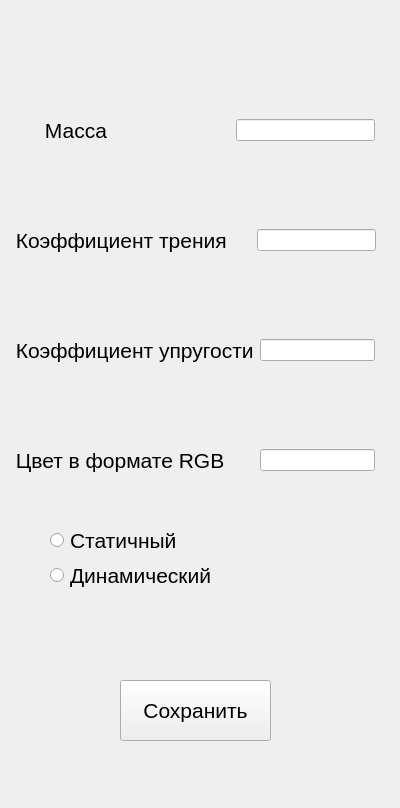
<?xml version="1.0" encoding="UTF-8"?>
<ui version="4.0">
 <class>Form</class>
 <widget class="QWidget" name="Form">
  <property name="geometry">
   <rect>
    <x>0</x>
    <y>0</y>
    <width>400</width>
    <height>808</height>
   </rect>
  </property>
  <property name="windowTitle">
   <string>Form</string>
  </property>
  <widget class="QWidget" name="horizontalLayoutWidget">
   <property name="geometry">
    <rect>
     <x>10</x>
     <y>90</y>
     <width>365</width>
     <height>80</height>
    </rect>
   </property>
   <layout class="QHBoxLayout" name="horizontalLayout">
    <item>
     <widget class="QLabel" name="mass">
      <property name="font">
       <font>
        <pointsize>16</pointsize>
       </font>
      </property>
      <property name="text">
       <string>      Масса                     </string>
      </property>
     </widget>
    </item>
    <item>
     <widget class="QLineEdit" name="line_mass"/>
    </item>
   </layout>
  </widget>
  <widget class="QWidget" name="horizontalLayoutWidget_2">
   <property name="geometry">
    <rect>
     <x>10</x>
     <y>200</y>
     <width>366</width>
     <height>80</height>
    </rect>
   </property>
   <layout class="QHBoxLayout" name="horizontalLayout_2">
    <item>
     <widget class="QLabel" name="friction">
      <property name="font">
       <font>
        <pointsize>16</pointsize>
       </font>
      </property>
      <property name="text">
       <string> Коэффициент трения    </string>
      </property>
     </widget>
    </item>
    <item>
     <widget class="QLineEdit" name="line_friction"/>
    </item>
   </layout>
  </widget>
  <widget class="QWidget" name="horizontalLayoutWidget_3">
   <property name="geometry">
    <rect>
     <x>10</x>
     <y>310</y>
     <width>365</width>
     <height>80</height>
    </rect>
   </property>
   <layout class="QHBoxLayout" name="horizontalLayout_3">
    <item>
     <widget class="QLabel" name="elasticity">
      <property name="font">
       <font>
        <pointsize>16</pointsize>
       </font>
      </property>
      <property name="text">
       <string> Коэффициент упругости</string>
      </property>
     </widget>
    </item>
    <item>
     <widget class="QLineEdit" name="line_elasticity"/>
    </item>
   </layout>
  </widget>
  <widget class="QLabel" name="label">
   <property name="geometry">
    <rect>
     <x>30</x>
     <y>15</y>
     <width>341</width>
     <height>41</height>
    </rect>
   </property>
   <property name="font">
    <font>
     <pointsize>16</pointsize>
    </font>
   </property>
   <property name="layoutDirection">
    <enum>Qt::LeftToRight</enum>
   </property>
   <property name="text">
    <string/>
   </property>
  </widget>
  <widget class="QWidget" name="horizontalLayoutWidget_4">
   <property name="geometry">
    <rect>
     <x>10</x>
     <y>420</y>
     <width>365</width>
     <height>80</height>
    </rect>
   </property>
   <layout class="QHBoxLayout" name="horizontalLayout_4">
    <item>
     <widget class="QLabel" name="elasticity_2">
      <property name="font">
       <font>
        <pointsize>16</pointsize>
       </font>
      </property>
      <property name="text">
       <string> Цвет в формате RGB     </string>
      </property>
     </widget>
    </item>
    <item>
     <widget class="QLineEdit" name="line_elasticity_2"/>
    </item>
   </layout>
  </widget>
  <widget class="QPushButton" name="save">
   <property name="geometry">
    <rect>
     <x>120</x>
     <y>680</y>
     <width>151</width>
     <height>61</height>
    </rect>
   </property>
   <property name="font">
    <font>
     <pointsize>16</pointsize>
    </font>
   </property>
   <property name="text">
    <string>Сохранить</string>
   </property>
  </widget>
  <widget class="QRadioButton" name="radioButton">
   <property name="geometry">
    <rect>
     <x>50</x>
     <y>530</y>
     <width>171</width>
     <height>21</height>
    </rect>
   </property>
   <property name="font">
    <font>
     <pointsize>16</pointsize>
    </font>
   </property>
   <property name="text">
    <string>Статичный</string>
   </property>
  </widget>
  <widget class="QRadioButton" name="radioButton_2">
   <property name="geometry">
    <rect>
     <x>50</x>
     <y>560</y>
     <width>161</width>
     <height>31</height>
    </rect>
   </property>
   <property name="font">
    <font>
     <pointsize>16</pointsize>
    </font>
   </property>
   <property name="text">
    <string>Динамический</string>
   </property>
  </widget>
 </widget>
 <resources/>
 <connections/>
</ui>
